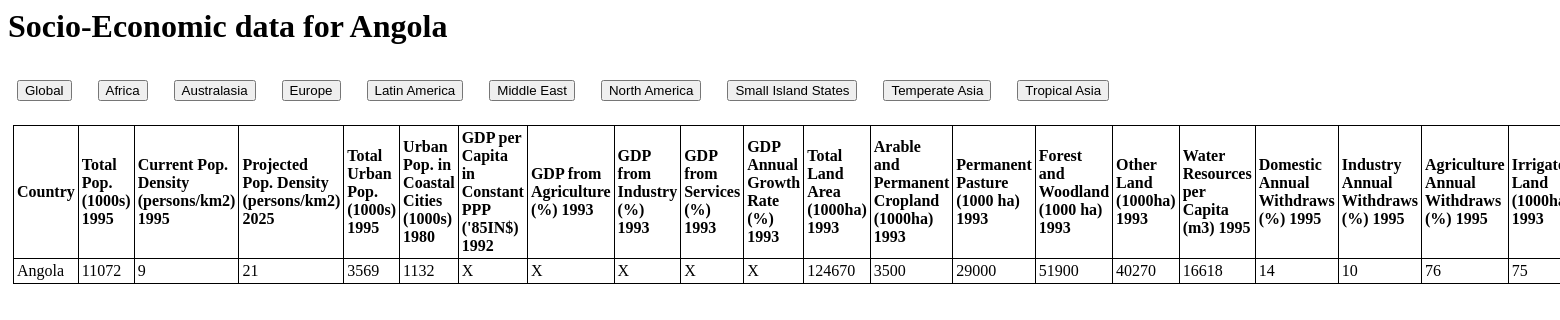
Screenshot of /show/Angola with the database file from the repository.
### tables this page shows
CREATE TABLE individual (Country TEXT, TotalPop TEXT, PopDens TEXT, ProjDens TEXT, UrbanPop TEXT, CoastalUrbanPop TEXT, GDP_Cap TEXT, GDP_Agric TEXT, GDP_Industry TEXT, GDP_Services TEXT, GDP_Growth TEXT, LAND TEXT, CropLAND TEXT, Pasture TEXT, ForestLAND TEXT, OtherLAND TEXT, WaterCAP TEXT, DomWithdraws TEXT, IndustryWithdraws TEXT, AgricWithdraws TEXT, IrrigatedLand TEXT, AgricLaborForce TEXT, CattleStock TEXT, SheepStock TEXT, GoatStock TEXT, PigStock TEXT, HorseStock TEXT, BuffaloStock TEXT, CamelStock TEXT, EnergyConsumption TEXT, FuelConsumption TEXT, HydroConsumption TEXT, KnownSpecies TEXT, EndemicSpecies TEXT, BirdSpecies TEXT, EndemicBirdSpecies TEXT, PlantSpecies TEXT, EndemicPlantSpecies TEXT);

### socio_economic.py (the view)
@app.route('/show/<Country>')
def show(Country):
  conn = sqlite3.connect('socio_economic_data.db')
  conn.row_factory = sqlite3.Row
  cur = conn.cursor()
  cur.execute("select * from individual WHERE Country =?", (Country,),)
  rows = cur.fetchall()
  conn.close()
  return render_template('show.html', rows=rows, Country=Country)

### templates/show.html (shortened to what this page needs)
<html>
    <head>
    </head>
    {% for row in rows %}
    <h1>Socio-Economic data for {{row["Country"]}}</h1>
    {% endfor %}
    <h1>
    <a href="/" ><button>Global</button></a>
    <a href="/Africa" ><button>Africa</button></a>
    <a href="/Australasia" ><button>Australasia</button></a>
    <a href="/Europe" ><button>Europe</button></a>
    <a href="/LatinAmerica" ><button>Latin America</button></a>
    <a href="/MiddleEast" ><button>Middle East</button></a>
    <a href="/NorthAmerica" ><button>North America</button></a>
    <a href="/SmallIslandStates" ><button>Small Island States</button></a>
    <a href="/TemperateAsia" ><button>Temperate Asia</button></a>
    <a href="/TropicalAsia" ><button>Tropical Asia</button></a>
    </h1>
    <table>
  <tr style="font-size:2vh;font-weight:bold;">
    <strong><td>Country</td>
    <td>Total Pop. (1000s) 1995</td>
    <td>Current Pop. Density (persons/km2) 1995</td>
    <td>Projected Pop. Density (persons/km2) 2025</td>
    <td>Total Urban Pop. (1000s) 1995</td>
    <td>Urban Pop. in Coastal Cities (1000s) 1980</td>
    <td>GDP per Capita in Constant PPP ('85IN$) 1992</td>
    <td>GDP from Agriculture (%) 1993</td>
    <td>GDP from Industry (%) 1993</td>
    <td>GDP from Services (%) 1993</td>
    <td>GDP Annual Growth Rate (%) 1993</td>
    <td>Total Land Area (1000ha) 1993</td>
    <td>Arable and Permanent Cropland (1000ha) 1993</td>
    <td>Permanent Pasture (1000 ha) 1993</td>
    <td>Forest and Woodland (1000 ha) 1993</td>
    <td>Other Land (1000ha) 1993</td>
    <td>Water Resources per Capita (m3) 1995</td>
    <td>Domestic Annual Withdraws (%) 1995</td>
    <td>Industry Annual Withdraws (%) 1995</td>
    <td>Agriculture Annual Withdraws (%) 1995</td>
    <td>Irrigated Land (1000ha) 1993</td>
  </tr>
  <tr>
    {% for row in rows %}
    <td>{{row["Country"]}}</td>
    <td>{{row["TotalPop"]}}</td>
    <td>{{row["PopDens"]}}</td>
    <td>{{row["ProjDens"]}}</td>
    <td>{{row["UrbanPop"]}}</td>
    <td>{{row["CoastalUrbanPop"]}}</td>
    <td>{{row["GDP_Cap"]}}</td>
    <td>{{row["GDP_Agric"]}}</td>
    <td>{{row["GDP_Industry"]}}</td>
    <td>{{row["GDP_Services"]}}</td>
    <td>{{row["GDP_Growth"]}}</td>
    <td>{{row["LAND"]}}</td>
    <td>{{row["CropLAND"]}}</td>
    <td>{{row["Pasture"]}}</td>
    <td>{{row["ForestLAND"]}}</td>
    <td>{{row["OtherLAND"]}}</td>
    <td>{{row["WaterCAP"]}}</td>
    <td>{{row["DomWithdraws"]}}</td>
    <td>{{row["IndustryWithdraws"]}}</td>
    <td>{{row["AgricWithdraws"]}}</td>
    <td>{{row["IrrigatedLand"]}}</td>
    {% endfor %}
  </tr>
</table>
</html>

### templates/show.html (style rules this page uses)
a { white-space : nowrap; overflow-x : hidden; border-radius : 0px; display : left; padding: 9px; }
td { border: 1px solid; width: 100vh; padding: 3px; font-size:2vh; }
table { border-collapse: collapse; width: 100vh; margin: 5px; }

### rows the page displays
individual: Country "Angola", TotalPop "11072", PopDens "9", ProjDens "21", UrbanPop "3569", CoastalUrbanPop "1132", GDP_Cap "X", GDP_Agric "X", GDP_Industry "X", GDP_Services "X", GDP_Growth "X", LAND "124670", CropLAND "3500", Pasture "29000", ForestLAND "51900", OtherLAND "40270", WaterCAP "16618", DomWithdraws "14", IndustryWithdraws "10", AgricWithdraws "76", IrrigatedLand "75"
